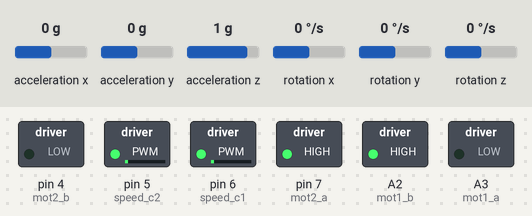
Bench run of a sketch on a simulated Arduino Uno, built with avr-gcc and run on an emulated ATmega328P. Parts: switched loads named in the sketch (green lamp = pin HIGH). Wiring (inferred from the names in the program): MPU-6050 motion sensor at I2C address 0x68. The test bench sets the inputs (shaded band); at power-on: acceleration x 0 g, rotation z 0 °/s, rotation x 0 °/s, acceleration y 0 g, acceleration z 1 g, rotation y 0 °/s. What the sketch prints to the serial monitor is not drawn.

Above: at 5.9 s.
6.0 s: acceleration x set to 0.8 g
At 7.72 s:
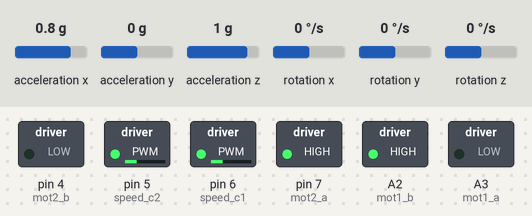
9.0 s: rotation z set to -100 °/s
At 11.7 s:
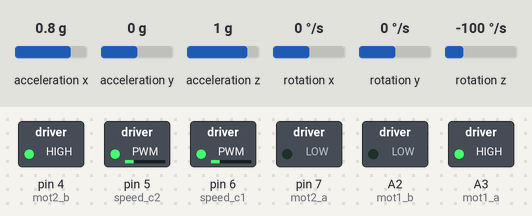
12.0 s: rotation x set to 192 °/s
At 13.6 s:
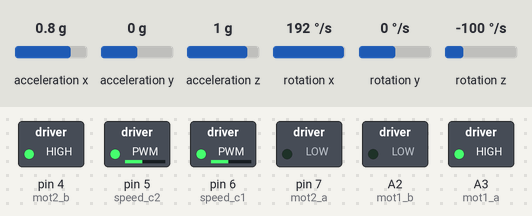
Timing chart, 0 to 15.1 s (numbered marks = the images above; inputs shaded):
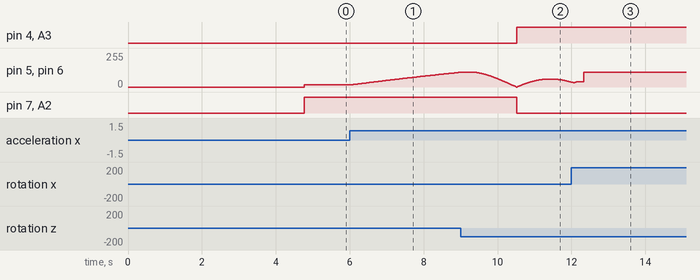

Measured:
- after the input at 6.0 s, pin 5 (speed_c2), pin 6 (speed_c1): moves from 17/255 to 110/255 over 2.9 s, starting after 0.06 s
- after the input at 9.0 s, pin 4 (mot2_b), A3 (mot1_a): LOW → HIGH after 1.5 s; pin 7 (mot2_a), A2 (mot1_b): HIGH → LOW after 1.5 s
- after the input at 12.0 s, pin 4 (mot2_b), A3 (mot1_a): stays HIGH (without the input it goes to LOW after 0.40 s); pin 7 (mot2_a), A2 (mot1_b): stays LOW (without the input it goes to HIGH after 0.40 s)

The sketch:

blMain.ino
```cpp
//Gyro - Arduino UNO R3
//VCC  -  5V
//GND  -  GND
//SDA  -  A4
//SCL  -  A5
//INT - port-2

#include "PID.h"
#include <Wire.h>
float sp=1.5;

#define speed_c1 6
#define mot1_a A3
#define mot1_b A2

#define speed_c2 5
#define mot2_a 7
#define mot2_b 4

PIDController pid_mpu;


//Declaring some global variables
int gyro_x, gyro_y, gyro_z;
long gyro_x_cal, gyro_y_cal, gyro_z_cal;
boolean set_gyro_angles;

long acc_x, acc_y, acc_z, acc_total_vector;
float angle_roll_acc, angle_pitch_acc;

float angle_pitch, angle_roll;
int angle_pitch_buffer, angle_roll_buffer;
float angle_pitch_output, angle_roll_output;

long loop_timer;
int temp;

void setup() {
  /*PID IMPLEMENTAtION*/

    pid_mpu.limMax = 110.0;
    pid_mpu.limMin = 0.0;
    pid_mpu.Kp = 11.5;
    pid_mpu.Kd = 0;
    pid_mpu.Ki =0.5;
    pid_mpu.tau = 0.02;
    pid_mpu.T = 0.01;

    pid_mpu.limMaxInt = 0.0;
    pid_mpu.limMinInt = 0.0;

    PIDController_Init(&pid_mpu);

  pinMode(speed_c1, OUTPUT);
  pinMode(mot1_a, OUTPUT);
  pinMode(mot1_b, OUTPUT);

  pinMode(speed_c2, OUTPUT);
  pinMode(mot2_a, OUTPUT);
  pinMode(mot2_b, OUTPUT);

  Wire.begin();                                                        //Start I2C as master
  setup_mpu_6050_registers();                                          //Setup the registers of the MPU-6050
  for (int cal_int = 0; cal_int < 1000 ; cal_int ++) {                 //Read the raw acc and gyro data from the MPU-6050 for 1000 times
    read_mpu_6050_data();
    gyro_x_cal += gyro_x;                                              //Add the gyro x offset to the gyro_x_cal variable
    gyro_y_cal += gyro_y;                                              //Add the gyro y offset to the gyro_y_cal variable
    gyro_z_cal += gyro_z;                                              //Add the gyro z offset to the gyro_z_cal variable
    delay(3);                                                          //Delay 3us to have 250Hz for-loop
  }

  // divide by 1000 to get avarage offset
  gyro_x_cal /= 1000;
  gyro_y_cal /= 1000;
  gyro_z_cal /= 1000;


  Serial.begin(115200);
  loop_timer = micros();                                               //Reset the loop timer
}

void loop() {

  read_mpu_6050_data();
  //Subtract the offset values from the raw gyro values
  gyro_x -= gyro_x_cal;
  gyro_y -= gyro_y_cal;
  gyro_z -= gyro_z_cal;

  //Gyro angle calculations . Note 0.0000611 = 1 / (250Hz x 65.5)
  angle_pitch += gyro_x * 0.0000611 ;                                   //Calculate the traveled pitch angle and add this to the angle_pitch variable
  angle_roll += gyro_y * 0.0000611;                                   //Calculate the traveled roll angle and add this to the angle_roll variable
  //0.000001066 = 0.0000611 * (3.142(PI) / 180degr) The Arduino sin function is in radians
  angle_pitch += angle_roll * sin(gyro_z * 0.000001066 );               //If the IMU has yawed transfer the roll angle to the pitch angel
  angle_roll -= angle_pitch * sin(gyro_z * 0.000001066 );               //If the IMU has yawed transfer the pitch angle to the roll angel

  //Accelerometer angle calculations
  acc_total_vector = sqrt((acc_x * acc_x) + (acc_y * acc_y) + (acc_z * acc_z)); //Calculate the total accelerometer vector
  //57.296 = 1 / (3.142 / 180) The Arduino asin function is in radians
  angle_pitch_acc = asin((float)acc_y / acc_total_vector) * 57.296;    //Calculate the pitch angle
  angle_roll_acc = asin((float)acc_x / acc_total_vector) * -57.296;    //Calculate the roll angle

  angle_pitch_acc -= 0.0;                                              //Accelerometer calibration value for pitch
  angle_roll_acc -= 0.0;                                               //Accelerometer calibration value for roll

  if (set_gyro_angles) {                                               //If the IMU is already started
    angle_pitch = angle_pitch * 0.9996 + angle_pitch_acc * 0.0004;     //Correct the drift of the gyro pitch angle with the accelerometer pitch angle
    angle_roll = angle_roll * 0.9996 + angle_roll_acc * 0.0004;        //Correct the drift of the gyro roll angle with the accelerometer roll angle
  }
  else {                                                               //At first start
    angle_pitch = angle_pitch_acc;                                     //Set the gyro pitch angle equal to the accelerometer pitch angle
    angle_roll = angle_roll_acc;                                       //Set the gyro roll angle equal to the accelerometer roll angle
    set_gyro_angles = true;                                            //Set the IMU started flag
  }

  //To dampen the pitch and roll angles a complementary filter is used
  angle_pitch_output = angle_pitch_output * 0.9 + angle_pitch * 0.1;   //Take 90% of the output pitch value and add 10% of the raw pitch value
  angle_roll_output = angle_roll_output * 0.9 + angle_roll * 0.1;      //Take 90% of the output roll value and add 10% of the raw roll value
  Serial.print(" pitch Angle  = "); Serial.print(angle_pitch_output);
  Serial.print("   roll Angle = "); Serial.print(angle_roll_output);

  PIDController_Update(&pid_mpu,sp,angle_roll_output);

  Serial.print("pid out : ");Serial.println(pid_mpu.out);

  control_motor();

/*
  while (micros() - loop_timer < 4000);                                //Wait until the loop_timer reaches 4000us (250Hz) before starting the next loop
  loop_timer = micros();//Reset the loop timer*/

}


void setup_mpu_6050_registers() {
  //Activate the MPU-6050
  Wire.beginTransmission(0x68);                                        //Start communicating with the MPU-6050
  Wire.write(0x6B);                                                    //Send the requested starting register
  Wire.write(0x00);                                                    //Set the requested starting register
  Wire.endTransmission();
  //Configure the accelerometer (+/-8g)
  Wire.beginTransmission(0x68);                                        //Start communicating with the MPU-6050
  Wire.write(0x1C);                                                    //Send the requested starting register
  Wire.write(0x10);                                                    //Set the requested starting register
  Wire.endTransmission();
  //Configure the gyro (500dps full scale)
  Wire.beginTransmission(0x68);                                        //Start communicating with the MPU-6050
  Wire.write(0x1B);                                                    //Send the requested starting register
  Wire.write(0x08);                                                    //Set the requested starting register
  Wire.endTransmission();
}


void read_mpu_6050_data() {                                            //Subroutine for reading the raw gyro and accelerometer data
  Wire.beginTransmission(0x68);                                        //Start communicating with the MPU-6050
  Wire.write(0x3B);                                                    //Send the requested starting register
  Wire.endTransmission();                                              //End the transmission
  Wire.requestFrom(0x68, 14);                                          //Request 14 bytes from the MPU-6050
  while (Wire.available() < 14);                                       //Wait until all the bytes are received
  acc_x = Wire.read() << 8 | Wire.read();
  acc_y = Wire.read() << 8 | Wire.read();
  acc_z = Wire.read() << 8 | Wire.read();
  temp = Wire.read() << 8 | Wire.read();
  gyro_x = Wire.read() << 8 | Wire.read();
  gyro_y = Wire.read() << 8 | Wire.read();
  gyro_z = Wire.read() << 8 | Wire.read();
}

void control_motor() {

  if (angle_roll_output < sp) {

    analogWrite(speed_c1, pid_mpu.out);
    digitalWrite(mot1_a, LOW);
    digitalWrite(mot1_b, HIGH);

    analogWrite(speed_c2, pid_mpu.out);
    digitalWrite(mot2_a, HIGH);
    digitalWrite(mot2_b, LOW);
  }
  else if (angle_roll_output >sp) {

    analogWrite(speed_c1, pid_mpu.out);
    digitalWrite(mot1_a, HIGH);
    digitalWrite(mot1_b, LOW);

    analogWrite(speed_c2, pid_mpu.out);
    digitalWrite(mot2_a, LOW);
    digitalWrite(mot2_b, HIGH);

  } else {

    digitalWrite(mot1_a, LOW);
    digitalWrite(mot1_b, LOW);
    digitalWrite(mot2_b,LOW);
    digitalWrite(mot2_a,LOW);

  }
}
```

PID.h
```cpp
#ifndef PID_CONTROLLER_H
#define PID_CONTROLLER_H

typedef struct {

	/* Controller gains */
	float Kp;
	float Ki;
	float Kd;

	/* Derivative low-pass filter time constant */
	float tau;

	/* Output limits */
	float limMin;
	float limMax;

	/* Integrator limits */
	float limMinInt;
	float limMaxInt;

	/* Sample time (in seconds) */
	float T;

	/* Controller "memory" */
	float integrator;
	float prevError;	 	/* Required for integrator */
	float differentiator;
	float prevMeasurement;		/* Required for differentiator */

	/* Controller output */
	float out;

} PIDController;

void  PIDController_Init(PIDController *pid){

  pid->integrator = 0.0f;
  pid->prevError  = 0.0f;

  pid->differentiator  = 0.0f;
  pid->prevMeasurement = 0.0f;

  pid->out = 0.0f;

  }


float PIDController_Update(PIDController *pid, float setpoint, float measurement){

  /*
  * Error signal
  */
    float error = setpoint - measurement;
  error=sqrt(error*error);


  /*
  * Proportional
  */
    float proportional = pid->Kp * error;


  /*
  * Integral
  */
    pid->integrator = pid->integrator + 0.5f * pid->Ki * pid->T * (error + pid->prevError);

  /* Anti-wind-up via integrator clamping */
    if (pid->integrator > pid->limMaxInt) {

        pid->integrator = pid->limMaxInt;

    } else if (pid->integrator < pid->limMinInt) {

        pid->integrator = pid->limMinInt;

    }


  /*
  * Derivative (band-limited differentiator)
  */

    pid->differentiator = -(2.0f * pid->Kd * (measurement - pid->prevMeasurement) /* Note: derivative on measurement, therefore minus sign in front of equation! */
                        + (2.0f * pid->tau - pid->T) * pid->differentiator)
                        / (2.0f * pid->tau + pid->T);


  /*
  * Compute output and apply limits
  */
    pid->out = proportional + pid->integrator + pid->differentiator;

    if (pid->out > pid->limMax) {

        pid->out = pid->limMax;

    } else if (pid->out < pid->limMin) {

        pid->out = pid->limMin;

    }

  /* Store error and measurement for later use */
    pid->prevError       = error;
    pid->prevMeasurement = measurement;

  /* Return controller output */
    return pid->out;

  }

#endif
```
